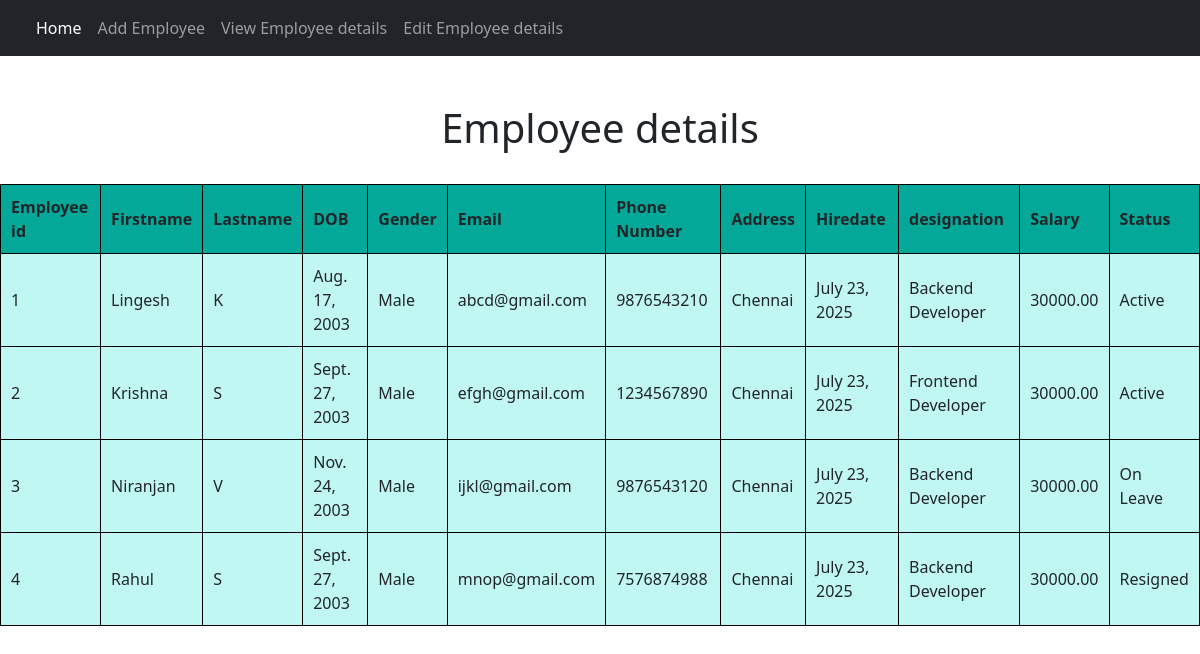
The page /employeehub/view/ on the database its author committed.
### EmployeeHub/models.py (models this page shows, shortened)
class Employee(models.Model):
    GENDER_CHOICES = [
        ('Male', 'Male'),
        ('Female', 'Female'),
        ('Other', 'Other'),
    ]
    STATUS_CHOICES = [
        ('Active', 'Active'),
        ('Resigned', 'Resigned'),
        ('On Leave', 'On Leave'),
    ]
    employee_id = models.AutoField(primary_key=True)
    first_name = models.CharField(max_length=50)
    last_name = models.CharField(max_length=50)
    date_of_birth = models.DateField()
    gender = models.CharField(max_length=10, choices=GENDER_CHOICES)
    email = models.EmailField(unique=True)
    phone = models.CharField(max_length=15)
    address = models.TextField()
    hire_date = models.DateField()
    designation = models.CharField(max_length=100)
    salary = models.DecimalField(max_digits=10, decimal_places=2)
    status = models.CharField(max_length=20, choices=STATUS_CHOICES, default='Active')

### EmployeeHub/views.py (the view)
# urls.py: path('view/' , Viewpage),
def Viewpage(request):
    context={
        "all_employees":Employee.objects.all()
    }
    return render(request, 'view_emp.html',context)

### Frontend/templates/view_emp.html
{% extends 'base.html' %}
{% block content %}
<h1><center>Employee details</center></h1>
<br>
<center><table>
    <thead>
        <tr>
            <th>Employee id</th>
            <th>Firstname</th>
            <th>Lastname</th>
            <th>DOB</th>
            <th>Gender</th>
            <th>Email</th>
            <th>Phone Number</th>
            <th>Address</th>
            <th>Hiredate</th>
            <th>designation</th>
            <th>Salary</th>
            <th>Status</th>
        </tr>
    </thead>
    <tbody>
        {% for employee in all_employees %}
        <tr>
            <td>{{employee.employee_id}}</td>
            <td>{{employee.first_name}}</td>
            <td>{{employee.last_name}}</td>
            <td>{{employee.date_of_birth}}</td>
            <td>{{employee.gender}}</td>
            <td>{{employee.email}}</td>
            <td>{{employee.phone}}</td>
            <td>{{employee.address}}</td>
            <td>{{employee.hire_date}}</td>
            <td>{{employee.designation}}</td>
            <td>{{employee.salary}}</td>
            <td>{{employee.status}}</td>
        </tr>
        {% endfor %}
    </tbody>
</table></center>
{% endblock %}

### Frontend/templates/base.html (shortened to what this page needs)
<!DOCTYPE html>
<html lang="en">
<head>
    {% load bootstrap5 %}
    {% bootstrap_css %}
    </head>
<body>
    <nav class="navbar navbar-expand-lg bg-dark navbar-dark">
  <div class="container-fluid">
    <div class="collapse navbar-collapse" id="navbarNav">
      <ul class="navbar-nav">
        <li class="nav-item">
          <a class="nav-link active" aria-current="page" href="/employeehub/home/">Home</a>
        </li>
        <li class="nav-item">
          <a class="nav-link" href="/employeehub/add/">Add Employee</a>
        </li>
        <li class="nav-item">
          <a class="nav-link" href="/employeehub/view/">View Employee details</a>
        </li>
        <li class="nav-item">
          <a class="nav-link" href="/employeehub/edit/" >Edit Employee details</a>
        </li>
      </ul>
    </div>
  </div>
</nav>
<br>
<br>
{% block content %}
{% endblock %}
</body>
</html>

### Frontend/templates/base.html (style rules this page uses)
table , th , td { border: 1px solid black; padding: 10px; }
th { background-color: rgb(3, 168, 152); }
td { background-color: rgb(192, 247, 242); }

### rows shown on the page
Employee: employee_id "1", first_name "Lingesh", last_name "K", date_of_birth "Aug. 17, 2003", gender "Male", email "abcd@gmail.com", phone "9876543210", address "Chennai", hire_date "July 23, 2025", designation "Backend Developer", salary "30000.00", status "Active"
Employee: employee_id "2", first_name "Krishna", last_name "S", date_of_birth "Sept. 27, 2003", gender "Male", email "efgh@gmail.com", phone "1234567890", address "Chennai", hire_date "July 23, 2025", designation "Frontend Developer", salary "30000.00", status "Active"
Employee: employee_id "3", first_name "Niranjan", last_name "V", date_of_birth "Nov. 24, 2003", gender "Male", email "ijkl@gmail.com", phone "9876543120", address "Chennai", hire_date "July 23, 2025", designation "Backend Developer", salary "30000.00", status "On Leave"
Employee: employee_id "4", first_name "Rahul", last_name "S", date_of_birth "Sept. 27, 2003", gender "Male", email "mnop@gmail.com", phone "7576874988", address "Chennai", hire_date "July 23, 2025", designation "Backend Developer", salary "30000.00", status "Resigned"
